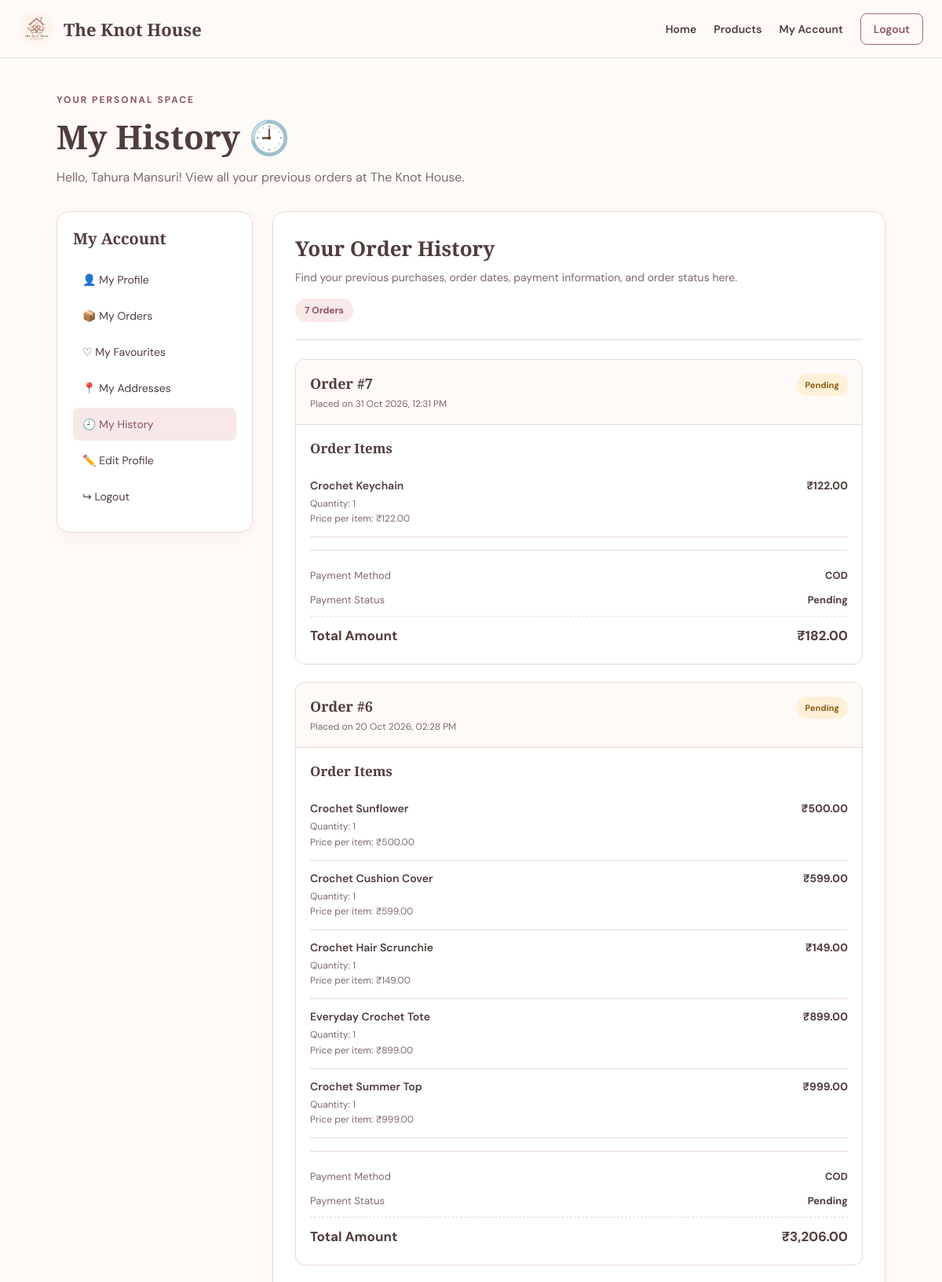
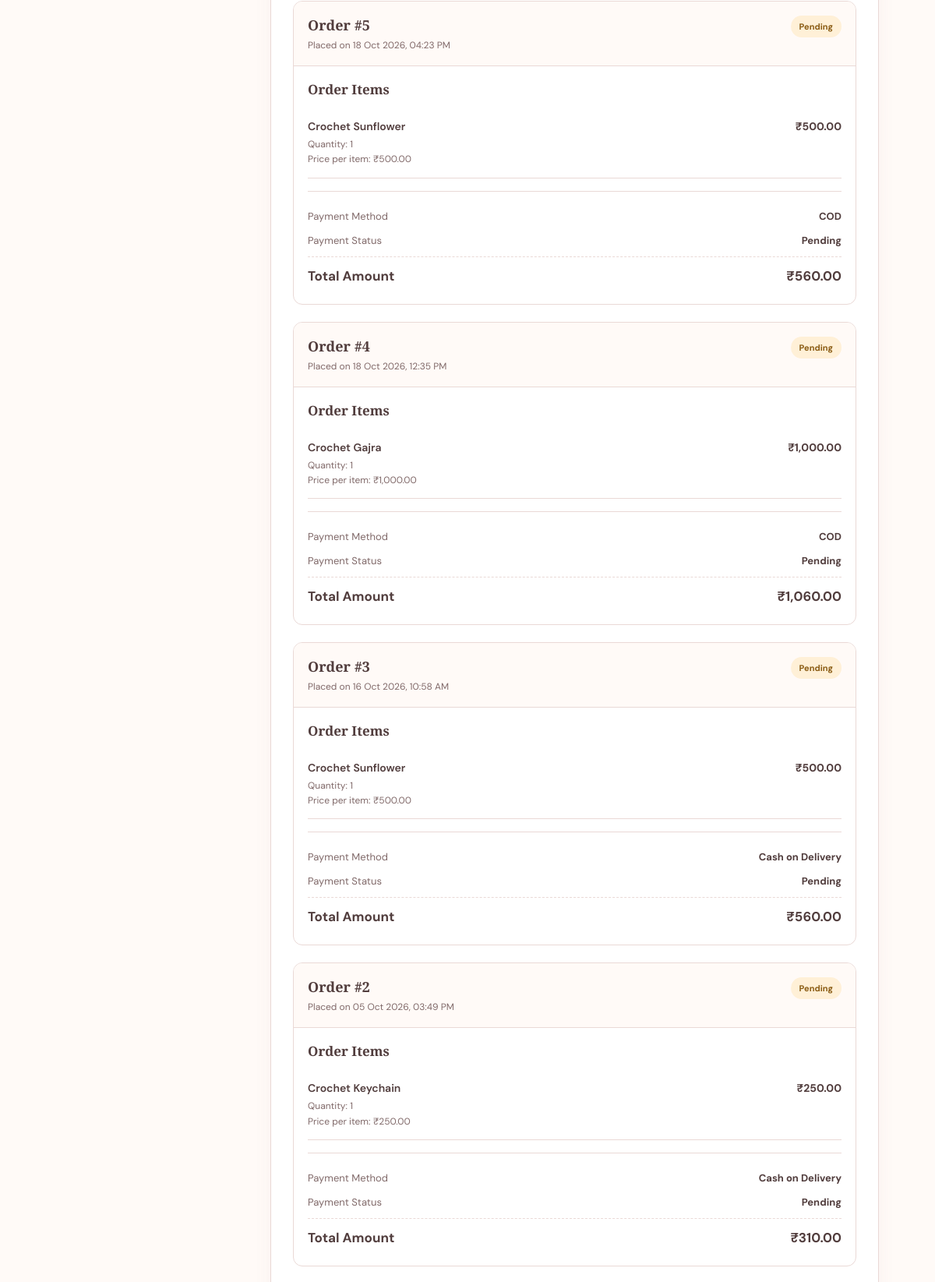
/my-history.php (signed in, upper part), run on the app's committed database (2 pictures, top to bottom).
### tables this page shows
CREATE TABLE `customers` (
  `id` int(11) NOT NULL,
  `full_name` varchar(100) NOT NULL,
  `email` varchar(150) NOT NULL,
  `phone` varchar(20) DEFAULT NULL,
  `password` varchar(255) NOT NULL,
  `created_at` timestamp NOT NULL DEFAULT current_timestamp()
);

CREATE TABLE `orders` (
  `id` int(11) NOT NULL,
  `customer_id` int(11) DEFAULT NULL,
  `customer_name` varchar(100) NOT NULL,
  `customer_email` varchar(100) NOT NULL,
  `customer_phone` varchar(20) NOT NULL,
  `address` text NOT NULL,
  `city` varchar(100) NOT NULL,
  `state` varchar(100) NOT NULL,
  `pincode` varchar(10) NOT NULL,
  `total_amount` decimal(10,2) NOT NULL DEFAULT 0.00,
  `payment_method` varchar(50) NOT NULL DEFAULT 'Cash on Delivery',
  `payment_status` varchar(30) NOT NULL DEFAULT 'Pending',
  `order_status` varchar(30) NOT NULL DEFAULT 'Pending',
  `created_at` timestamp NOT NULL DEFAULT current_timestamp()
);

CREATE TABLE `order_items` (
  `id` int(11) NOT NULL,
  `order_id` int(11) NOT NULL,
  `product_id` int(11) NOT NULL,
  `product_name` varchar(150) NOT NULL,
  `price` decimal(10,2) NOT NULL,
  `quantity` int(11) NOT NULL DEFAULT 1,
  `subtotal` decimal(10,2) NOT NULL DEFAULT 0.00
);

### my-history.php (the view, shortened to what this page needs)
<?php
$conn = new mysqli("localhost", "root", "", "knot_house");
$conn->set_charset("utf8mb4");
$customerId = (int) $_SESSION["customer_id"];
$stmt = $conn->prepare(
    "SELECT full_name, email
     FROM customers
     WHERE id = ?
     LIMIT 1"
);
$stmt->bind_param("i", $customerId);
$stmt->execute();
$result = $stmt->get_result();
$customer = $result->fetch_assoc();
$fullName = $customer["full_name"];
$email = $customer["email"];
function escapeOutput($value) {
    return htmlspecialchars(
        (string) $value,
        ENT_QUOTES,
        "UTF-8"
    );
}
$stmt = $conn->prepare(
    "SELECT id, total_amount, payment_method,
            payment_status, order_status, created_at
     FROM orders
     WHERE LOWER(TRIM(customer_email)) = LOWER(TRIM(?))
     ORDER BY created_at DESC, id DESC"
);
$stmt->bind_param("s", $email);
$stmt->execute();
$ordersResult = $stmt->get_result();
$orders = [];
while ($order = $ordersResult->fetch_assoc()) {
    $orders[] = $order;
}
$itemStmt = $conn->prepare(
    "SELECT product_name, price, quantity, subtotal
     FROM order_items
     WHERE order_id = ?
     ORDER BY id ASC"
);
foreach ($orders as &$order) {
    $orderId = (int) $order["id"];
    $itemStmt->bind_param("i", $orderId);
    $itemStmt->execute();
    $itemsResult = $itemStmt->get_result();
}
function formatOrderDate($date) {
    $timestamp = strtotime($date);
    return date("d M Y, h:i A", $timestamp);
}
function statusClass($status) {
    $status = strtolower(trim((string) $status));
    switch ($status) {
        case "pending":
            return "pending";
    }
}
?>
<!DOCTYPE html>
<html lang="en">
<head>
</head>
<body>
<header>
    <div class="navbar">
        <a href="index.html" class="logo">
            <img src="logo.png" alt="The Knot House Logo">
            <span>The Knot House</span>
        </a>
        <nav class="nav-links" aria-label="Main navigation">
            <a href="index.html">Home</a>
            <a href="product.html">Products</a>
            <a href="my-account.php">My Account</a>
            <a href="logout.php" class="logout-btn">Logout</a>
        </nav>
    </div>
</header>
<main class="page">
    <section class="welcome">
        <div class="eyebrow">Your personal space</div>
        <h1>My History 🕘</h1>
        <p>
            Hello, <?= escapeOutput($fullName) ?>!
            View all your previous orders at The Knot House.
        </p>
    </section>
    <div class="account-layout">
        <aside class="sidebar">
            <h2>My Account</h2>
            <a href="my-account.php">
                👤 My Profile
            </a>
            <a href="my-orders.php">
                📦 My Orders
            </a>
            <a href="my-favourites.php">
                ♡ My Favourites
            </a>
            <a href="my-addresses.php">
                📍 My Addresses
            </a>
            <a href="my-history.php" class="active">
                🕘 My History
            </a>
            <a href="profile.php">
                ✏️ Edit Profile
            </a>
            <a href="logout.php">
                ↪ Logout
            </a>
        </aside>
        <section class="history-card">
            <div class="history-heading">
                <h2>Your Order History</h2>
                <p>
                    Find your previous purchases, order dates,
                    payment information, and order status here.
                </p>
                <span class="order-count">
                    <?= count($orders) ?>
                    <?= count($orders) === 1 ? "Order" : "Orders" ?>
                </span>
            </div>
            <?php if (empty($orders)): ?>
                <div class="empty-history">
                    <div class="empty-icon">🧶</div>
                    <h3>No Orders Yet</h3>
                    <p>
                        You haven't placed any orders yet.
                        Explore our handmade crochet collection
                        and find something you love!
                    </p>
                    <a href="product.html" class="shop-link">
                        Explore Products →
                    </a>
                </div>
            <?php else: ?>
                <?php foreach ($orders as $order): ?>
                    <article class="order-card">
                        <div class="order-top">
                            <div>
                                <h3 class="order-number">
                                    Order #<?= (int) $order["id"] ?>
                                </h3>
                                <p class="order-date">
                                    Placed on
                                    <?= escapeOutput(
                                        formatOrderDate($order["created_at"])
                                    ) ?>
                                </p>
                            </div>
                            <span class="status <?= escapeOutput(
                                statusClass($order["order_status"])
                            ) ?>">
                                <?= escapeOutput(
                                    $order["order_status"] ?: "Pending"
                                ) ?>
                            </span>
                        </div>
                        <div class="order-body">
                            <h3 class="items-title">
                                Order Items
                            </h3>
                            <?php if (empty($order["items"])): ?>
                                <p class="item-details">
                                    No product details are available
                                    for this order.
                                </p>
                            <?php else: ?>
                                <?php foreach ($order["items"] as $item): ?>
                                    <div class="item-row">
                                        <div>
                                            <div class="item-name">
                                                <?= escapeOutput(
                                                    $item["product_name"]
                                                ) ?>
                                            </div>
                                            <div class="item-details">
                                                Quantity:
                                                <?= (int) $item["quantity"] ?>
                                                <br>
                                                Price per item:
                                                ₹<?= number_format(
                                                    (float) $item["price"],
                                                    2
                                                ) ?>
                                            </div>
                                        </div>
                                        <div class="item-price">
                                            ₹<?= number_format(
                                                (float) $item["subtotal"],
                                                2
                                            ) ?>
                                        </div>
                                    </div>
                                <?php endforeach; ?>
                            <?php endif; ?>
                            <div class="order-summary">
                                <div class="summary-row">
                                    <span>Payment Method</span>
                                    <strong>
                                        <?= escapeOutput(
                                            $order["payment_method"]
                                            ?: "Not specified"
                                        ) ?>
                                    </strong>
                                </div>
                                <div class="summary-row">
                                    <span>Payment Status</span>
                                    <strong>
                                        <?= escapeOutput(
                                            $order["payment_status"]
                                            ?: "Not specified"
                                        ) ?>
                                    </strong>
                                </div>
                                <div class="summary-row total">
                                    <span>Total Amount</span>
                                    <span>
                                        ₹<?= number_format(
                                            (float) $order["total_amount"],
                                            2
                                        ) ?>
                                    </span>
                                </div>
                            </div>
                        </div>
                    </article>
                <?php endforeach; ?>
            <?php endif; ?>
        </section>
    </div>
</main>
</body>
</html>

### my-history.php (style rules this page uses)
:root { --pink: #a96771; --pink-dark: #8d555e; --pink-light: #f8e8e7; --cream: #fffaf7; --brown: #513d3d; --brown-light: #806969; --border: #ead9d6; --white: #ffffff; }
* { margin: 0; padding: 0; box-sizing: border-box; }
body { min-height: 100vh; font-family: "DM Sans", sans-serif; background: var(--cream); color: var(--brown); }
a { color: inherit; text-decoration: none; }
header { position: sticky; top: 0; z-index: 10; background: rgba(255, 250, 247, 0.96); border-bottom: 1px solid var(--border); backdrop-filter: blur(10px); }
.navbar { max-width: 1200px; margin: auto; padding: 14px 24px; display: flex; align-items: center; justify-content: space-between; gap: 20px; }
.logo { display: flex; align-items: center; gap: 12px; font-family: "Playfair Display", serif; font-size: 22px; font-weight: 600; }
.logo img { width: 45px; height: 45px; object-fit: contain; border-radius: 50%; }
.nav-links { display: flex; flex-wrap: wrap; gap: 22px; align-items: center; }
.nav-links a { font-size: 14px; font-weight: 600; }
.logout-btn { padding: 10px 16px; border: 1px solid var(--pink); border-radius: 8px; color: var(--pink-dark); }
.page { max-width: 1100px; margin: 45px auto; padding: 0 22px; }
.welcome { margin-bottom: 30px; }
.eyebrow { color: var(--pink-dark); font-size: 12px; font-weight: 700; letter-spacing: 2px; text-transform: uppercase; margin-bottom: 10px; }
h1, h2, h3 { font-family: "Playfair Display", serif; }
h1 { font-size: clamp(30px, 5vw, 42px); margin-bottom: 10px; }
.welcome p { color: var(--brown-light); line-height: 1.7; }
.account-layout { display: grid; grid-template-columns: 250px minmax(0, 1fr); gap: 25px; align-items: start; }
.sidebar, .history-card { background: var(--white); border: 1px solid var(--border); border-radius: 16px; box-shadow: 0 8px 25px rgba(141, 85, 94, 0.05); }
.sidebar { padding: 20px; }
.sidebar h2 { font-size: 20px; margin-bottom: 18px; }
.sidebar a { display: block; padding: 12px; margin: 4px 0; border-radius: 8px; font-size: 14px; }
.sidebar a:hover, .sidebar a.active { background: var(--pink-light); color: var(--pink-dark); }
.history-card { padding: 28px; min-width: 0; }
.history-heading { padding-bottom: 22px; border-bottom: 1px solid var(--border); margin-bottom: 24px; }
.history-heading h2 { font-size: 26px; margin-bottom: 8px; }
.history-heading p { color: var(--brown-light); font-size: 14px; line-height: 1.7; }
.order-count { display: inline-block; margin-top: 14px; padding: 7px 12px; background: var(--pink-light); color: var(--pink-dark); border-radius: 20px; font-size: 12px; font-weight: 700; }
.order-card { border: 1px solid var(--border); border-radius: 12px; margin-bottom: 22px; overflow: hidden; }
.order-top { display: flex; justify-content: space-between; align-items: flex-start; gap: 14px; flex-wrap: wrap; padding: 18px; background: var(--cream); border-bottom: 1px solid var(--border); }
.order-number { font-size: 18px; margin-bottom: 6px; overflow-wrap: anywhere; }
.order-date { color: var(--brown-light); font-size: 12px; }
.status { display: inline-block; padding: 7px 11px; border-radius: 20px; font-size: 11px; font-weight: 700; text-transform: capitalize; }
.status.pending { background: #fff0d7; color: #8a5b12; }
.order-body { padding: 18px; }
.items-title { font-size: 17px; margin-bottom: 14px; }
.item-row { display: flex; justify-content: space-between; align-items: flex-start; gap: 15px; padding: 13px 0; border-bottom: 1px solid var(--border); }
.item-name { font-weight: 600; font-size: 14px; overflow-wrap: anywhere; }
.item-details { margin-top: 5px; font-size: 12px; color: var(--brown-light); line-height: 1.6; }
.item-price { font-weight: 700; font-size: 14px; white-space: nowrap; }
.order-summary { margin-top: 16px; padding-top: 16px; border-top: 1px solid var(--border); }
.summary-row { display: flex; justify-content: space-between; gap: 12px; padding: 7px 0; font-size: 13px; }
.summary-row span:first-child { color: var(--brown-light); }
.summary-row.total { margin-top: 5px; padding-top: 13px; border-top: 1px dashed var(--border); font-size: 17px; font-weight: 700; }
.summary-row.total span:first-child { color: var(--brown); }

### data on the page
customers: full_name "Tahura Mansuri"
orders: id "7", created_at "31 Oct 2026, 12:31 PM", order_status "Pending", payment_method "COD", payment_status "Pending", total_amount "182.00"
order_items: product_name "Crochet Keychain", quantity "1", price "122.00", subtotal "122.00"
orders: id "6", created_at "20 Oct 2026, 02:28 PM", order_status "Pending", payment_method "COD", payment_status "Pending", total_amount "3,206.00"
order_items: product_name "Crochet Sunflower", quantity "1", price "500.00", subtotal "500.00"
order_items: product_name "Crochet Cushion Cover", quantity "1", price "599.00", subtotal "599.00"
order_items: product_name "Crochet Hair Scrunchie", quantity "1", price "149.00", subtotal "149.00"
order_items: product_name "Everyday Crochet Tote", quantity "1", price "899.00", subtotal "899.00"
order_items: product_name "Crochet Summer Top", quantity "1", price "999.00", subtotal "999.00"
orders: id "5", created_at "18 Oct 2026, 04:23 PM", order_status "Pending", payment_method "COD", payment_status "Pending", total_amount "560.00"
orders: id "4", created_at "18 Oct 2026, 12:35 PM", order_status "Pending", payment_method "COD", payment_status "Pending", total_amount "1,060.00"
order_items: product_name "Crochet Gajra", quantity "1", price "1,000.00", subtotal "1,000.00"
orders: id "3", created_at "16 Oct 2026, 10:58 AM", order_status "Pending", payment_method "Cash on Delivery", payment_status "Pending", total_amount "560.00"
orders: id "2", created_at "05 Oct 2026, 03:49 PM", order_status "Pending", payment_method "Cash on Delivery", payment_status "Pending", total_amount "310.00"
order_items: product_name "Crochet Keychain", quantity "1", price "250.00", subtotal "250.00"

### other printed values
count($orders) "7"
